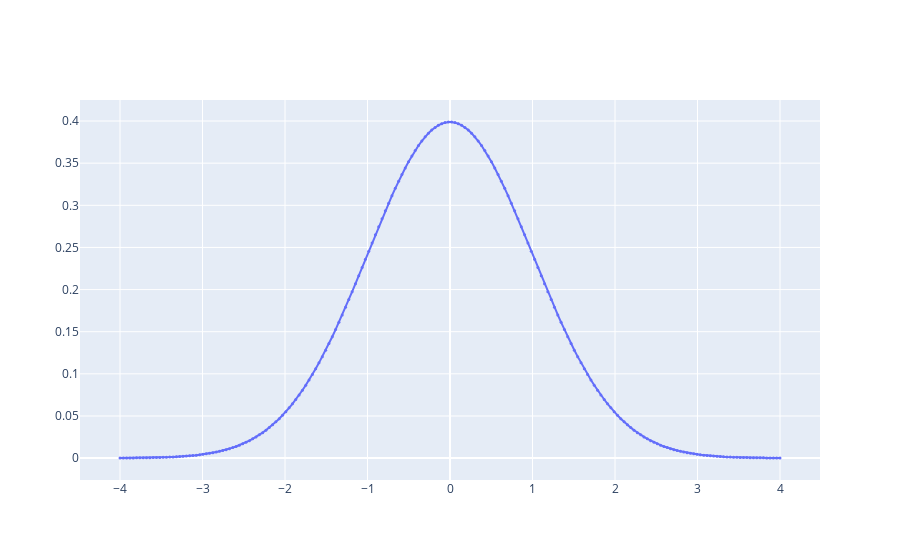

Notebook code for this chart:
### Code cell
figure(
    data = scatter(
        x = x, 
        y = y,
        mode = "lines+markers",
        marker = {"size": 3},
    ),
)

### Figure 1 — Plotly figure (JSON) as saved in the notebook; plotly's stock layout.template omitted (floating-point values rounded to 4 significant figures; data arrays with more than 128 entries replaced by an {"elided": "..."} marker saying what was removed)
{"data": [{"marker": {"size": 3}, "mode": "lines+markers", "type": "scatter", "x": {"elided": "200 float values"}, "y": {"elided": "200 float values"}}], "layout": {}}
